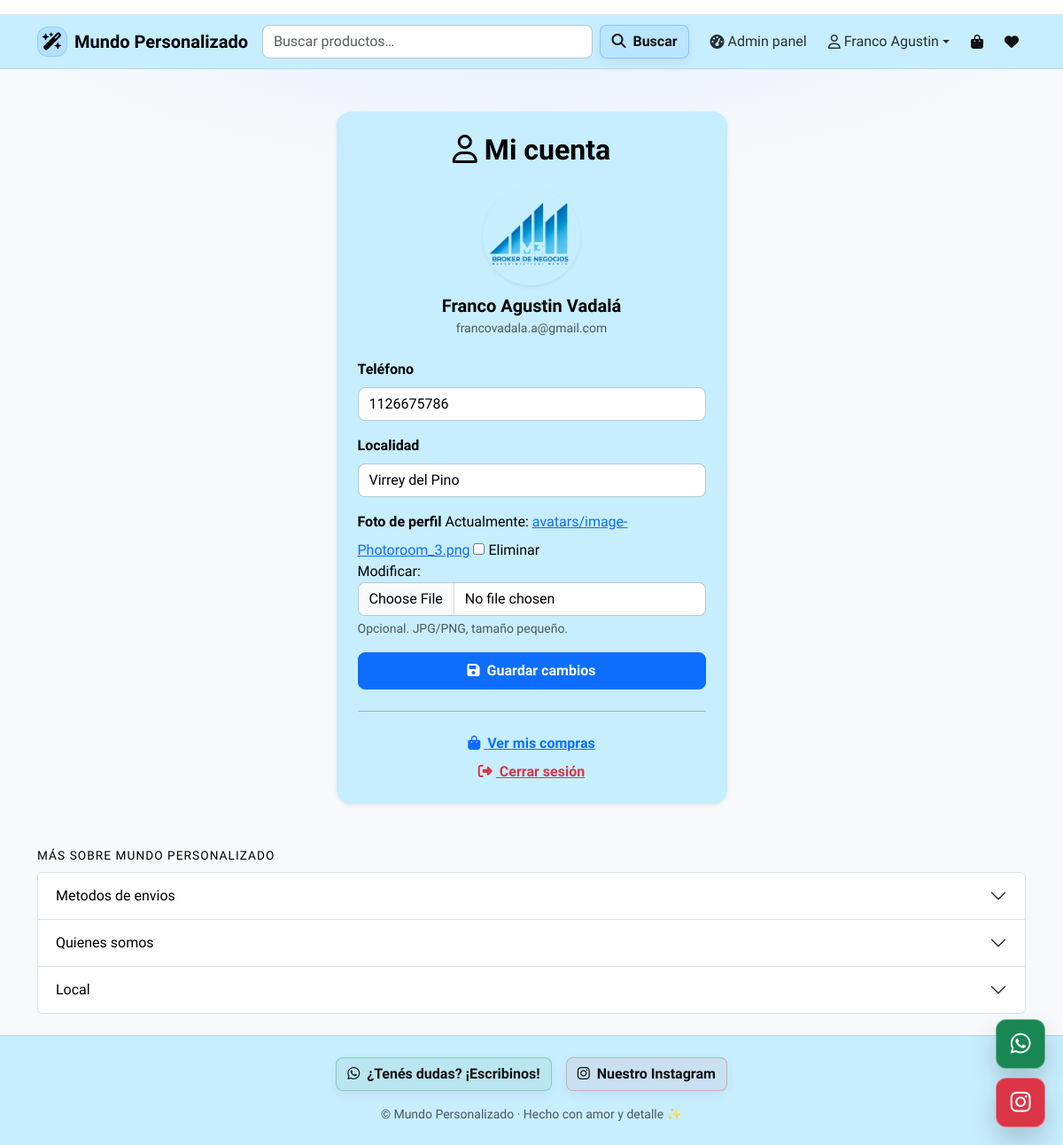
The app's page /mi-cuenta/ (signed in) with its own data.
### owner/models.py (models this page shows, shortened)
class SiteConfig(models.Model):
    primary_color   = models.CharField(max_length=20, default="#0d6efd")
    secondary_color = models.CharField(max_length=20, default="#6c757d")
    success_color   = models.CharField(max_length=20, default="#198754")
    danger_color    = models.CharField(max_length=20, default="#dc3545")
    background      = models.CharField(max_length=20, default="#ffffff")
    surface         = models.CharField(max_length=20, default="#ffffff")
    text_color      = models.CharField(max_length=20, default="#111111")
    muted_color     = models.CharField(max_length=20, default="#6c757d")
    primary_rgb = models.CharField(
        max_length=20,
        default="13,110,253",
        help_text="Formato: R,G,B (ej: 13,110,253)",
    )
    font_base = models.CharField(
        max_length=120,
        default="system-ui, -apple-system, Segoe UI, Roboto, Arial"
    )
    font_headings = models.CharField(
        max_length=120,
        default="system-ui, -apple-system, Segoe UI, Roboto, Arial"
    )
    google_fonts_url = models.URLField(blank=True, default="")
    texts = models.JSONField(default=dict, blank=True)
    updated_at = models.DateTimeField(auto_now=True)
    @classmethod
    def get_solo(cls):
        obj, _ = cls.objects.get_or_create(pk=1)
        return obj

class SiteInfoBlock(models.Model):
    site = models.ForeignKey(
        "SiteConfig",
        on_delete=models.CASCADE,
        related_name="info_blocks",
    )
    clave = models.CharField(
        "Clave interna",
        max_length=80,
        blank=True,
        help_text="Solo para uso interno. Si lo dejás vacío se genera desde el título."
    )
    titulo = models.CharField("Título", max_length=120)
    contenido = models.TextField("Contenido", blank=True)
    orden = models.PositiveIntegerField("Orden", default=1)
    activo = models.BooleanField("Activo", default=True)
    class Meta:
        ordering = ("orden", "id")

### cliente/models.py (models this page shows, shortened)
class Profile(models.Model):
    user = models.OneToOneField(User, on_delete=models.CASCADE, related_name="profile")
    telefono = models.CharField(max_length=20, blank=True)
    localidad = models.CharField(max_length=100, blank=True)
    email_verified = models.BooleanField(default=False)
    phone_verified = models.BooleanField(default=False)
    avatar = models.ImageField(upload_to="avatars/", blank=True, null=True)
    created_at = models.DateTimeField(auto_now_add=True)

### cliente/views.py (the view)
# urls.py: path("mi-cuenta/", views.mi_cuenta, name="mi_cuenta"),
@login_required
def mi_cuenta(request):
    user = request.user
    profile = user.profile
    if request.method == "POST":
        form = ProfileForm(request.POST, request.FILES, instance=profile)
        if form.is_valid():
            form.save()
            registrar_evento(
                tipo="perfil_actualizado",
                titulo="Perfil de usuario actualizado",
                detalle=f"Usuario: {user.username} / {user.email}",
                user=user,
                obj=profile,
                extra={"user_id": user.id},
            )
            messages.success(request, "¡Tus datos se guardaron correctamente! 🎉")
            return redirect("catalogo")
    else:
        form = ProfileForm(instance=profile)
    contexto = {
        "usuario": user,
        "form": form,
    }
    return render(request, "cliente/mi_cuenta.html", contexto)

### cliente/forms.py
class ProfileForm(forms.ModelForm):
    class Meta:
        model = Profile
        fields = ["telefono", "localidad", "avatar"]
        labels = {
            "telefono": "Teléfono",
            "localidad": "Localidad",
            "avatar": "Foto de perfil",
        }
        widgets = {
            "telefono": forms.TextInput(attrs={"placeholder": "+54 11 ..."}),
        }

### cliente/context_processors.py (called while the page is built, shortened)
def carrito_y_favoritos(request):
    carrito = request.session.get("carrito", {}) or {}
    favoritos = request.session.get("favoritos", {}) or {}
    cart_items = []
    cart_total_qty = 0
    favorites_items = []
    return {
        "cart_items": cart_items,
        "cart_total_qty": cart_total_qty,
        "favorites_items": favorites_items,
        "favorites_count": len(favorites_items),
    }

### integraciones/context_processors.py (called while the page is built)
def instagram_feed(request):
    return {
        "instagram_media": fetch_instagram_media()
    }

### integraciones/views.py (called while the page is built, shortened)
def fetch_instagram_media():
    media = cache.get(INSTAGRAM_CACHE_KEY)
    if media is not None:
        return media
    access_token = getattr(settings, "INSTAGRAM_ACCESS_TOKEN", "")
    limit = getattr(settings, "INSTAGRAM_MEDIA_LIMIT", 8)
    if not access_token:
        logger.warning("INSTAGRAM_ACCESS_TOKEN no configurado")
        return []

### owner/context_processors.py (called while the page is built)
def siteinfo_blocks(request):
    bloques = SiteInfoBlock.objects.filter(activo=True).order_by("orden", "titulo")
    return {"siteinfo_blocks": bloques}

def site_cfg(request):
    return {"site_cfg": SiteConfig.get_solo()}

### cliente/templates/cliente/mi_cuenta.html (shortened to what this page needs)
{% extends 'base.html' %}
{% load widget_tweaks %}
{% block content %}
<div class="container my-5">
  <div class="row justify-content-center">
    <div class="col-md-7 col-lg-5">
      <div class="card shadow-sm border-0 rounded-4">
        <div class="card-body p-4">
          <h2 class="text-center mb-4 fw-bold">
            <i class="fa-regular fa-user me-2"></i>Mi cuenta
          </h2>
          <div class="text-center mb-4">
            {% if usuario.profile.avatar %}
              <img src="{{ usuario.profile.avatar.url }}" alt="Avatar"
                   class="rounded-circle shadow-sm"
                   style="width:110px;height:110px;object-fit:cover;">
            {% else %}
              <div class="rounded-circle bg-primary text-white d-flex align-items-center justify-content-center shadow-sm"
                   style="width:110px;height:110px;font-size:40px;">
                {{ usuario.first_name|default:usuario.username|first|upper }}
              </div>
            {% endif %}
            <div class="fw-semibold mt-2 fs-5">
              {{ usuario.first_name }} {{ usuario.last_name }}
            </div>
            <div class="text-muted small">
              {{ usuario.email }}
            </div>
          </div>
          <form method="post" enctype="multipart/form-data">
            <div class="mb-3">
              <label class="form-label fw-semibold">Teléfono</label>
              {{ form.telefono|add_class:"form-control" }}
            </div>
            <div class="mb-3">
              <label class="form-label fw-semibold">Localidad</label>
              {{ form.localidad|add_class:"form-control" }}
            </div>
            <div class="mb-3">
              <label class="form-label fw-semibold">Foto de perfil</label>
              {{ form.avatar|add_class:"form-control" }}
              <div class="form-text">Opcional. JPG/PNG, tamaño pequeño.</div>
            </div>
            <button type="submit" class="btn btn-primary w-100 py-2 fw-semibold">
              <i class="fa-solid fa-floppy-disk me-1"></i>
              Guardar cambios
            </button>
          </form>
          <hr class="my-4">
          <div class="text-center">
            <a href="{% url 'mis_compras' %}" class="d-block mb-2 fw-semibold">
              <i class="fa-solid fa-bag-shopping me-1"></i>
              Ver mis compras
            </a>
            <a href="{% url 'logout' %}" class="text-danger fw-semibold">
              <i class="fa-solid fa-right-from-bracket me-1"></i>
              Cerrar sesión
            </a>
          </div>
        </div>
      </div>
    </div>
  </div>
</div>
{% endblock %}

### templates/base.html (shortened to what this page needs)
<!DOCTYPE html>
<html lang="es">
<head>
  <link href="https://cdn.jsdelivr.net/npm/bootstrap@5.3.3/dist/css/bootstrap.min.css" rel="stylesheet">
  <link rel="stylesheet" href="https://cdnjs.cloudflare.com/ajax/libs/font-awesome/6.4.2/css/all.min.css">
</head>
<body class="bg-light">
  <section class="border-bottom" style="background:#ffffff;">
    <div class="container py-2">
    </div>
  </section>
  <nav class="navbar navbar-expand-lg mp-navbar mb-3">
    <div class="container">
      <a class="navbar-brand fw-semibold d-flex align-items-center gap-2" href="{% url 'catalogo' %}">
        <span class="d-inline-flex align-items-center justify-content-center"
          style="width:34px;height:34px;border-radius:12px;background:rgba(13,110,253,.10);border:1px solid rgba(13,110,253,.18);">
          <i class="fa-solid fa-wand-magic-sparkles"></i>
        </span>
        {{ site_cfg.texts.brand_name|default:"Mundo Personalizado" }}
      </a>
      <div id="mainNav" class="collapse navbar-collapse">
        <form id="navSearchForm" class="d-flex ms-auto my-2 my-lg-0 gap-2 flex-grow-1" role="search" method="get"
          action="{% url 'catalogo' %}">
          <div class="position-relative flex-grow-1">
            <input class="form-control" name="q" id="navSearchInput" type="search"
              placeholder="{{ site_cfg.texts.search_placeholder|default:'Buscar productos…' }}" autocomplete="off"
              value="{{ request.GET.q|default:'' }}">
          </div>
          <button class="btn btn-mp primary flex-shrink-0" type="submit">
            <i class="fa-solid fa-magnifying-glass me-1"></i> Buscar
          </button>
        </form>
        <ul class="navbar-nav ms-3 align-items-lg-center gap-2">
          {% if request.user.is_authenticated and request.user.is_staff %}
          <li class="nav-item">
            <a class="nav-link d-flex align-items-center" href="{% url 'home' %}">
              <i class="fa-solid fa-gauge-high me-1"></i>
              <span>Admin panel</span>
            </a>
          </li>
          {% endif %}
          {% if request.user.is_authenticated %}
          <li class="nav-item dropdown">
            <a class="nav-link dropdown-toggle d-flex align-items-center" href="#" role="button"
              data-bs-toggle="dropdown" aria-expanded="false">
              <i class="fa-regular fa-user me-1"></i>
              <span>{{ request.user.first_name|default:"Mi cuenta" }}</span>
            </a>
          </li>
          {% endif %}
          <li class="nav-item dropdown">
            <a class="nav-link position-relative nav-icon d-flex align-items-center" href="#" role="button"
              data-bs-toggle="dropdown" aria-expanded="false" aria-label="Carrito">
              <i class="fa-solid fa-bag-shopping"></i>
            </a>
          </li>
          <li class="nav-item dropdown">
            <a class="nav-link position-relative nav-icon d-flex align-items-center" href="#" role="button"
              data-bs-toggle="dropdown" aria-expanded="false" aria-label="Favoritos">
              <i class="fa-solid fa-heart"></i>
            </a>
          </li>
        </ul>
      </div>
    </div>
  </nav>
  <main class="container mb-5">
    {% block content %}{% endblock %}
  </main>
  {% if siteinfo_blocks %}
  <section class="mt-2 mb-4">
    <div class="container">
      <p class="siteinfo-section-title mb-2 text-center text-md-start">
        {{ site_cfg.texts.siteinfo_section_title|default:"Más sobre Mundo Personalizado" }}
      </p>
      <div class="accordion" id="siteInfoAccordion">
        {% for b in siteinfo_blocks %}
        <div class="accordion-item">
          <h2 class="accordion-header" id="siteinfo-heading-{{ b.id }}">
            <button class="accordion-button collapsed" type="button" data-bs-toggle="collapse"
              data-bs-target="#siteinfo-collapse-{{ b.id }}" aria-expanded="false"
              aria-controls="siteinfo-collapse-{{ b.id }}">
              {{ b.titulo }}
            </button>
          </h2>
        </div>
        {% endfor %}
      </div>
    </div>
  </section>
  {% endif %}
  <footer class="mp-footer py-4 mt-auto">
    <div class="container">
      <div class="d-flex flex-column flex-md-row gap-3 justify-content-center">
        <a href="{{ site_cfg.texts.whatsapp_url|default:'https://wa.me/message/NSO7K5POCXLKE1' }}" target="_blank"
          class="btn btn-mp success">
          <i class="fab fa-whatsapp me-1"></i>
          {{ site_cfg.texts.whatsapp_cta|default:"¿Tenés dudas? ¡Escribinos!" }}
        </a>
        <a href="{{ site_cfg.texts.instagram_url|default:'https://www.instagram.com/_mundo_personalizado/?next=%2F' }}"
          target="_blank" class="btn btn-mp danger">
          <i class="fab fa-instagram me-1"></i>
          {{ site_cfg.texts.instagram_cta|default:"Nuestro Instagram" }}
        </a>
      </div>
      <p class="text-center text-muted small mt-3 mb-0">
        © {{ now|date:"Y" }} {{ site_cfg.texts.brand_name|default:"Mundo Personalizado" }} ·
        {{ site_cfg.texts.footer_tagline|default:"Hecho con amor y detalle ✨" }}
      </p>
    </div>
  </footer>
  <div class="floating-btn">
    <a href="{{ site_cfg.texts.whatsapp_url|default:'https://wa.me/message/NSO7K5POCXLKE1' }}" target="_blank"
      class="btn btn-success">
      <i class="fab fa-whatsapp"></i>
    </a>
    <a href="{{ site_cfg.texts.instagram_url|default:'https://www.instagram.com/_mundo_personalizado/?next=%2F' }}"
      target="_blank" class="btn btn-danger">
      <i class="fab fa-instagram"></i>
    </a>
  </div>
</body>
</html>

### templates/base.html (style rules this page uses)
:root { --mp-border: rgba(0, 0, 0, .10); --mp-shadow: 0 10px 28px rgba(0, 0, 0, .08); --mp-shadow-soft: 0 6px 16px rgba(0, 0, 0, .06); --mp-radius: 10px; --mp-radius-sm: 8px; }
body { color: var(--mp-text); background: radial-gradient(1100px 360px at 50% 0%, rgba(var(--mp-primary-rgb), .07), transparent 60%), var(--mp-bg); font-family: var(--mp-font-base); }
.card, .mp-navbar, .mp-footer, .dropdown-menu { background-color: var(--mp-surface) !important; }
main.container { max-width: 1140px; }
.form-control, .form-select { border-radius: var(--mp-radius-sm); border: 1px solid rgba(0, 0, 0, .14); }
.btn { border-radius: var(--mp-radius-sm); }
.btn-mp { border-radius: var(--mp-radius-sm) !important; border: 1px solid rgba(0, 0, 0, .12) !important; background: var(--mp-surface) !important; color: #111 !important; font-weight: 650; box-shadow: 0 4px 12px rgba(0, 0, 0, .06); transition: transform .08s ease, box-shadow .18s ease, background .18s ease; }
.btn-mp.primary { border-color: rgba(13, 110, 253, .28) !important; background: rgba(13, 110, 253, .07) !important; }
.btn-mp.success { border-color: rgba(25, 135, 84, .30) !important; background: rgba(25, 135, 84, .08) !important; }
.btn-mp.danger { border-color: rgba(220, 53, 69, .30) !important; background: rgba(220, 53, 69, .07) !important; }
.mp-navbar { position: sticky; top: 0; z-index: 1030; backdrop-filter: blur(10px); -webkit-backdrop-filter: blur(10px); border-bottom: 1px solid var(--mp-border); }
.mp-navbar .nav-link { border-radius: var(--mp-radius-sm); padding: .45rem .65rem; color: rgba(0, 0, 0, .80); }
.nav-icon { color: #111 !important; }
.floating-btn { position: fixed; bottom: 20px; right: 20px; z-index: 1050; display: grid; gap: 10px; }
.floating-btn a { border-radius: 12px; width: 56px; height: 56px; font-size: 26px; display: flex; align-items: center; justify-content: center; box-shadow: 0 14px 28px rgba(0, 0, 0, .18); border: 1px solid rgba(255, 255, 255, .35); }
.mp-footer { border-top: 1px solid var(--mp-border); }
.siteinfo-section-title { font-size: .85rem; text-transform: uppercase; letter-spacing: .08em; color: var(--mp-muted); }

### records on screen
SiteConfig: texts.brand_name "Mundo Personalizado", q "Buscar productos…", texts.siteinfo_section_title "MÁS SOBRE MUNDO PERSONALIZADO", texts.whatsapp_cta "¿Tenés dudas? ¡Escribinos!", texts.instagram_cta "Nuestro Instagram", texts.footer_tagline "Hecho con amor y detalle ✨"
Profile: telefono "1126675786", localidad "Virrey del Pino"
SiteInfoBlock: titulo "Metodos de envios"
SiteInfoBlock: titulo "Quienes somos"
SiteInfoBlock: titulo "Local"

### other values on screen
{{ request.user.first_name|default:"Mi cuenta" }} "Franco Agustin"
{{ usuario.first_name }} "Franco Agustin"
{{ usuario.last_name }} "Vadalá"
{{ usuario.email }} "francovadala.a@gmail.com"
